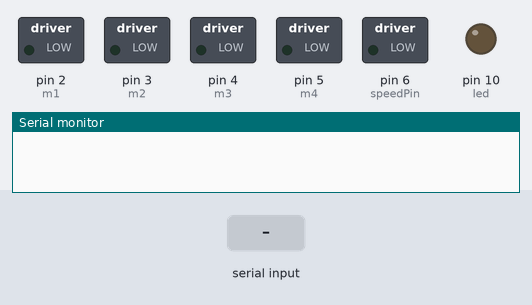
Bench run of a sketch on a simulated Arduino Uno, built with avr-gcc and run on an emulated ATmega328P. Shown: switched loads named in the sketch (green lamp = pin HIGH), output pins drawn as LEDs (lit = HIGH), the last lines printed to the serial monitor. The test bench sets the inputs (shaded band).

Above: at 1.2 s.
1.3 s: "*forward#" received over Serial
At 3.2 s:
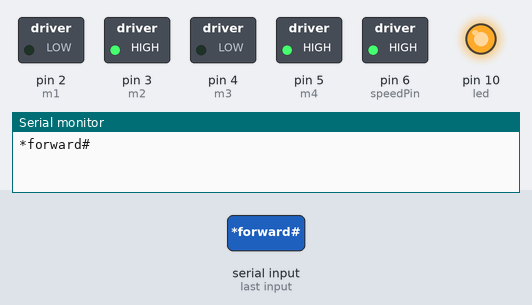
3.8 s: "*backward#" received over Serial
At 5.2 s:
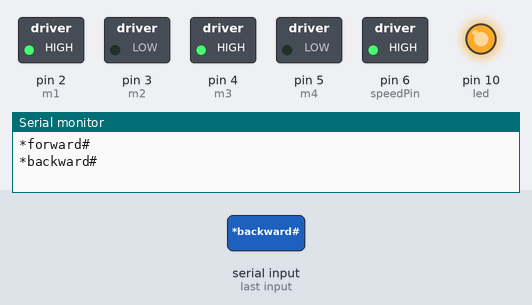
6.3 s: "*left#" received over Serial
At 8.5 s:
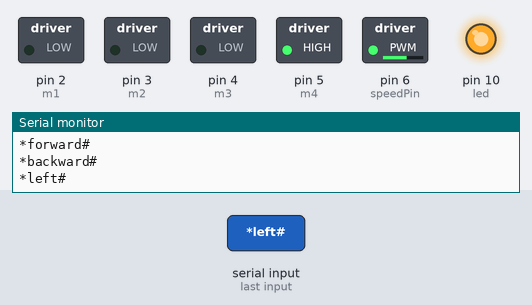
8.8 s: "*right#" received over Serial
At 11.9 s:
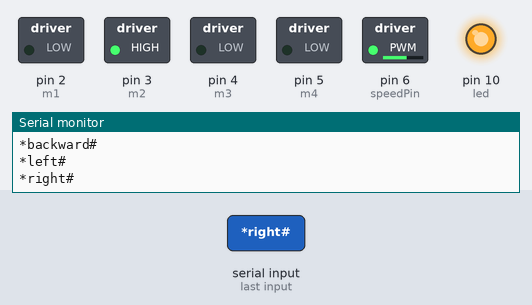
Timing chart, 0 to 15.8 s (numbered marks = the images above; inputs shaded):
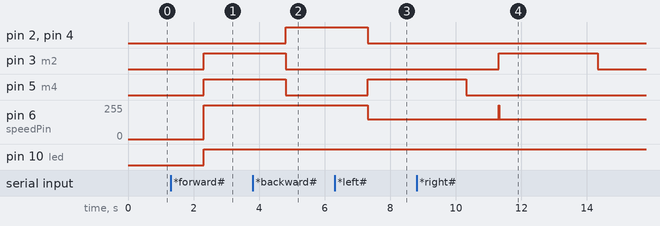

The sketch:

voicecontrolledrobot.ino
```cpp
#define m1 2
#define m2 3
#define m3 4
#define m4 5
int led = 10;
int speedPin = 6;
int mSpeed=150;
void setup() {
pinMode(m1,OUTPUT);
pinMode(m2,OUTPUT);
pinMode(m3,OUTPUT);
pinMode(m4,OUTPUT);
pinMode(speedPin,OUTPUT);
pinMode(led,OUTPUT);
Serial.begin(9600);
}
void loop() {
while (Serial.available()==0){
}
String voice = Serial.readString();
Serial.println(voice);
if (voice=="*forward#"){
analogWrite(speedPin,255);
digitalWrite(m1,LOW);
digitalWrite(m2,HIGH);
digitalWrite(m3,LOW);
digitalWrite(m4,HIGH);
digitalWrite(led,HIGH);
}
if(voice == "*backward#")
{
analogWrite(speedPin,255);
digitalWrite(m1,HIGH);
digitalWrite(m2,LOW);
digitalWrite(m3,HIGH);
digitalWrite(m4,LOW);
}
if(voice=="*left#")
{
digitalWrite(m1,LOW);
digitalWrite(m2,LOW);
digitalWrite(m3,LOW);
digitalWrite(m4,HIGH);
analogWrite(speedPin,255);
delay(10);
analogWrite(speedPin,mSpeed);
delay(3000);
voice="*stop#";
}
if(voice=="*right#")
{
digitalWrite(m1,LOW);
digitalWrite(m2,HIGH);
digitalWrite(m3,LOW);
digitalWrite(m4,LOW);
analogWrite(speedPin,255);
delay(10);
analogWrite(speedPin,mSpeed);
delay(3000);
voice="*stop#";
}
if(voice=="*stop#")
{
digitalWrite(m1,LOW);
digitalWrite(m2,LOW);
digitalWrite(m3,LOW);
digitalWrite(m4,LOW);
digitalWrite(led,HIGH);
}
}
```

Measured:
- after the input at 1.3 s, pin 3 (m2), pin 5 (m4), pin 10 (led): LOW → HIGH after 1.0 s; pin 6 (speedPin): 0/255 → 255/255 after 1.0 s
- after the input at 3.8 s, pin 2 (m1), pin 4 (m3): LOW → HIGH after 1.0 s; pin 3 (m2), pin 5 (m4): HIGH → LOW after 1.0 s
- after the input at 6.3 s, pin 2 (m1), pin 4 (m3): HIGH → LOW after 1.0 s; pin 5 (m4): LOW → HIGH after 1.0 s; pin 6 (speedPin): 255/255 → 150/255 after 1.0 s
- after the input at 8.8 s, pin 3 (m2): LOW → HIGH after 2.5 s, → LOW 3.0 s later; pin 6 (speedPin): 150/255 → 255/255 after 2.5 s, → 150/255 0.01 s later
